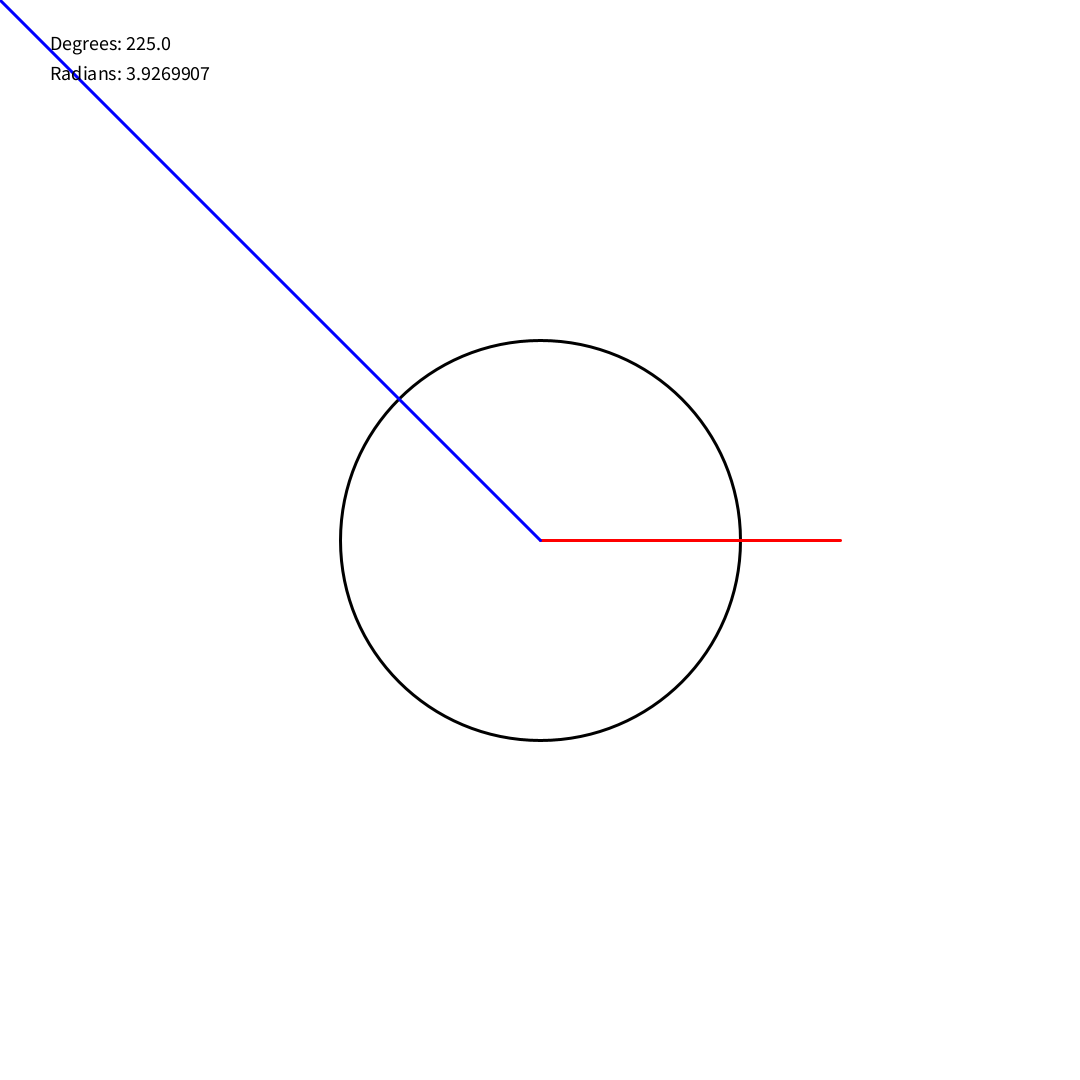
Frame 1 (no input)
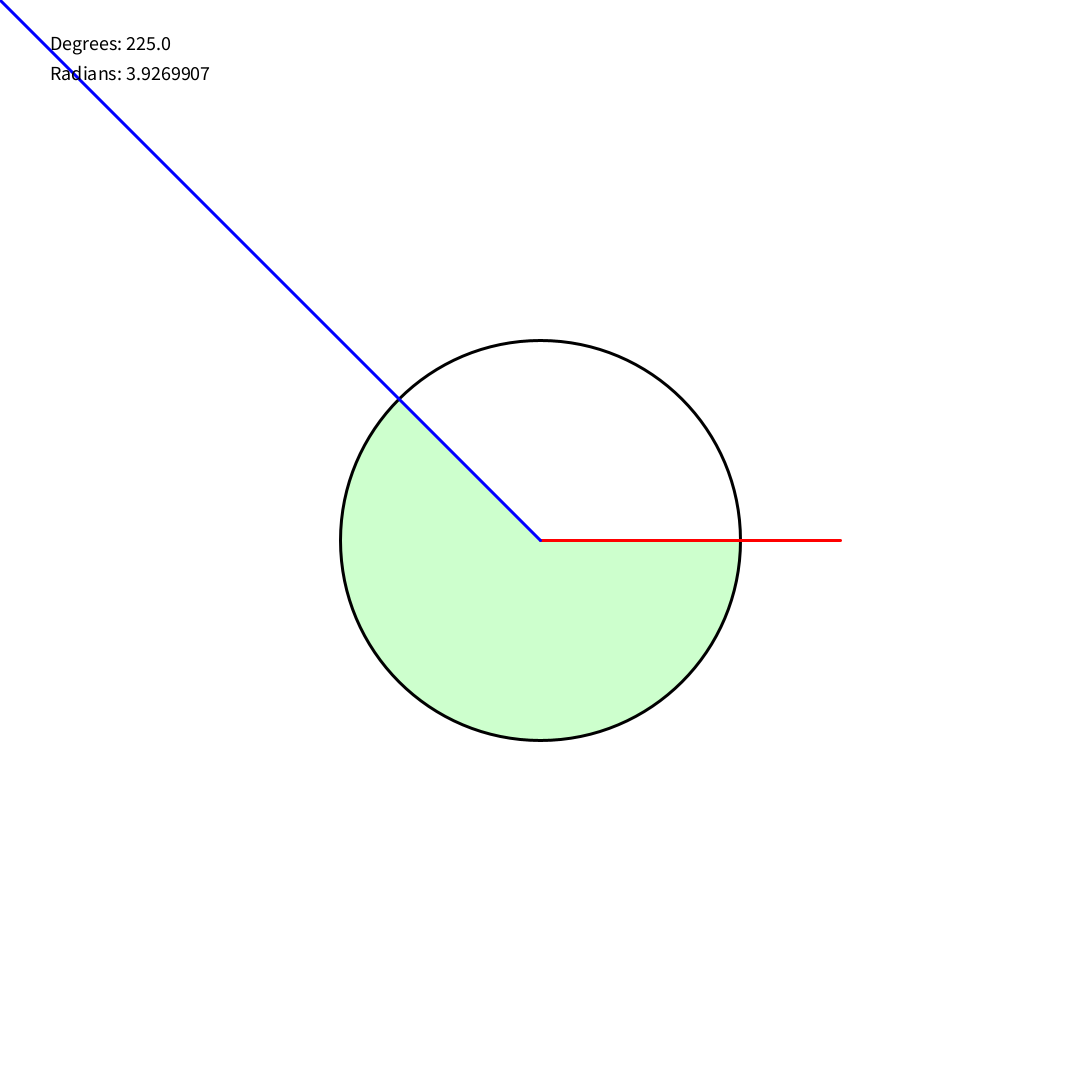
Frame 60 (the mouse pressed at the canvas centre just before this capture)
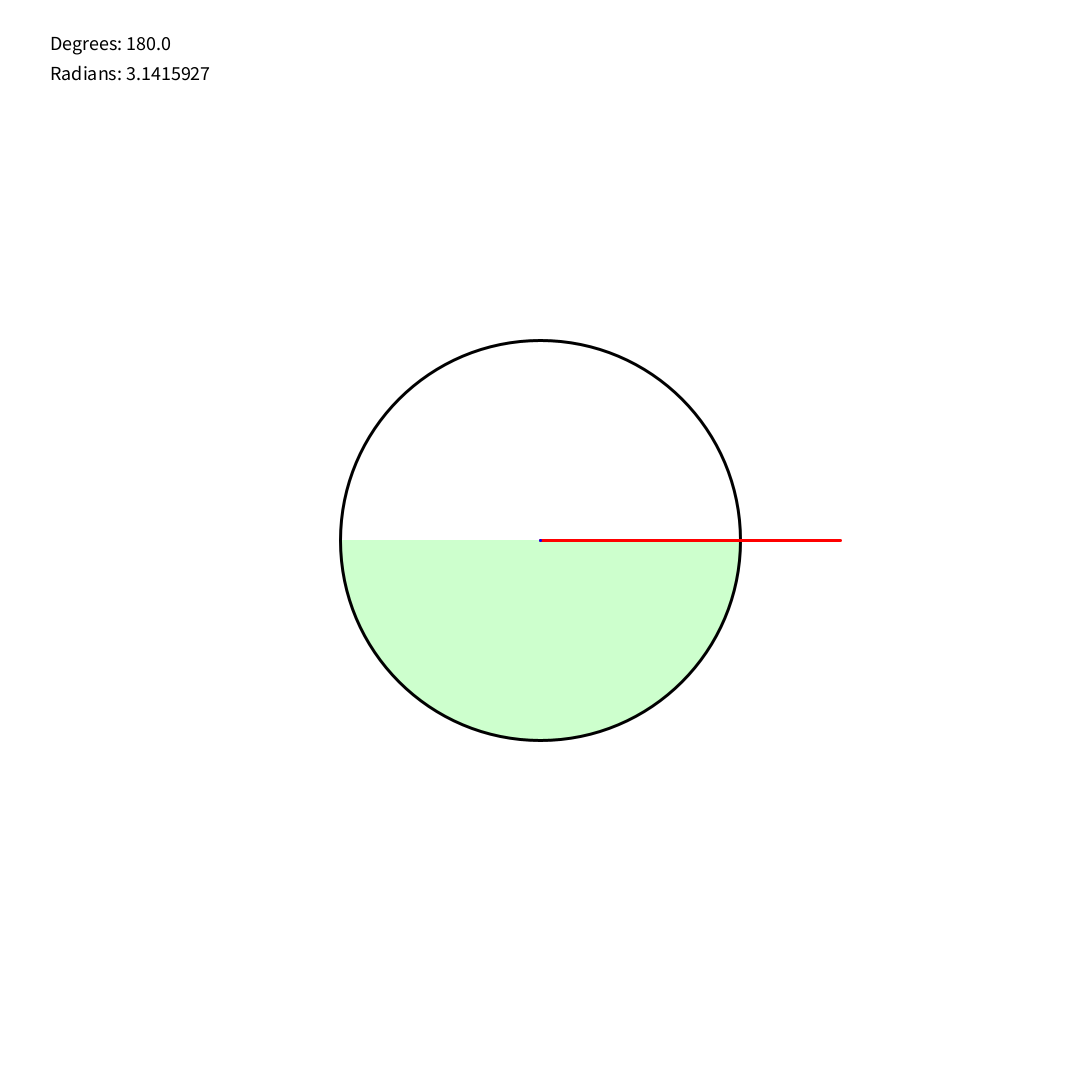
Frame 120 (the mouse held since frame 60 and released just before this capture)

The Processing sketch that drew these frames (run headless with seeded random() and noise(); from frame 60 on, the mouse is pressed at the canvas centre):

// Processing sketch: build
// ── build.pde

float a=0.0;
float r = 200;
PVector center;
PVector start;

void setup(){
	size(1080, 1080);
	center = new PVector(width/2, height/2);
	start  = new PVector(width/2 + r, height/2);
}

void draw(){
	background(255);

	noStroke(); fill(0, 255, 0, 50);
	arc(center.x, center.y, 2*r, 2*r, 0.0, radians(a));




	noFill(); stroke(0); strokeWeight(3);
	ellipseMode(CENTER);
	ellipse(width/2, height/2, 2*r, 2*r);

	stroke(255, 0, 0);
	line(center.x, center.y, start.x + 100, start.y);
	stroke(0, 0, 255);
	line(width/2, height/2, mouseX, mouseY);
	PVector mouse = new PVector(mouseX, mouseY);
	a = angleBetween2Lines(center, start, center, mouse);

	fill(0);
	textSize(20);
	text("Degrees: "+a, 50, 50);
	text("Radians: "+radians(a), 50, 80);
}

float angleBetween2Lines(PVector a1, PVector a2, PVector b1, PVector b2) {
    float angle1 = atan2(a2.y - a1.y, a1.x - a2.x);
    float angle2 = atan2(b2.y - b1.y, b1.x - b2.x);
    float angle = (float) degrees(angle1 - angle2);
    if (angle < 0) angle += 360;
    return angle;
}
